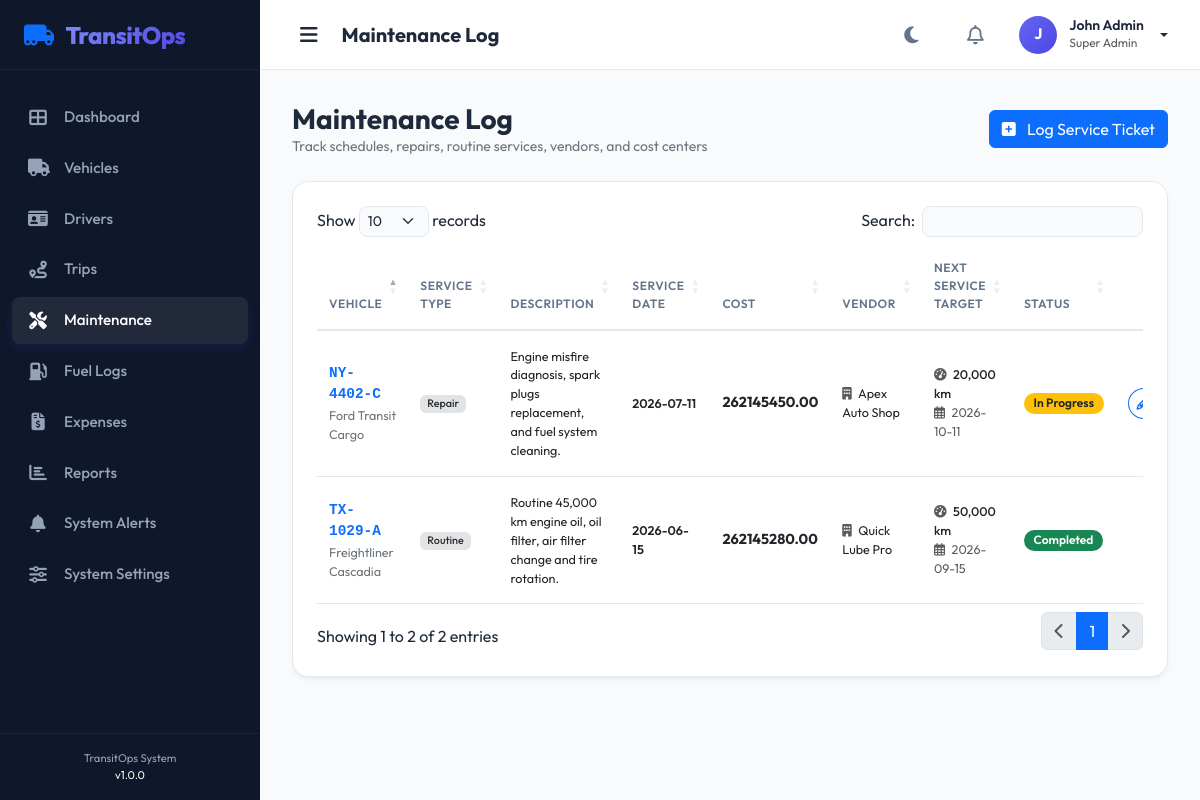
/maintenance (signed in), run on the app's committed database.
### tables this page shows
CREATE TABLE IF NOT EXISTS `maintenance` (
  `id` INT AUTO_INCREMENT PRIMARY KEY,
  `vehicle_id` INT NOT NULL,
  `type` VARCHAR(50) NOT NULL,  
  `description` TEXT NOT NULL,
  `date` DATE NOT NULL,
  `cost` DECIMAL(10, 2) NOT NULL,
  `vendor` VARCHAR(100) NOT NULL,
  `next_service_km` INT NOT NULL,
  `next_service_date` DATE NOT NULL,
  `status` VARCHAR(20) DEFAULT 'Pending',  
  `created_at` TIMESTAMP DEFAULT CURRENT_TIMESTAMP,
  `updated_at` TIMESTAMP DEFAULT CURRENT_TIMESTAMP ON UPDATE CURRENT_TIMESTAMP,
  FOREIGN KEY (`vehicle_id`) REFERENCES `vehicles` (`id`) ON DELETE CASCADE
);

CREATE TABLE IF NOT EXISTS `vehicles` (
  `id` INT AUTO_INCREMENT PRIMARY KEY,
  `registration_number` VARCHAR(30) NOT NULL UNIQUE,
  `name` VARCHAR(100) NOT NULL,
  `model` VARCHAR(100) NOT NULL,
  `type` VARCHAR(50) NOT NULL,  
  `manufacturer` VARCHAR(100) NOT NULL,
  `year` INT NOT NULL,
  `capacity` DECIMAL(10, 2) NOT NULL,  
  `odometer` INT NOT NULL DEFAULT 0,
  `purchase_cost` DECIMAL(12, 2) NOT NULL,
  `purchase_date` DATE NOT NULL,
  `insurance_expiry` DATE NOT NULL,
  `rc_expiry` DATE NOT NULL,
  `status` VARCHAR(20) DEFAULT 'Available',  
  `image_path` VARCHAR(255) NULL,
  `created_at` TIMESTAMP DEFAULT CURRENT_TIMESTAMP,
  `updated_at` TIMESTAMP DEFAULT CURRENT_TIMESTAMP ON UPDATE CURRENT_TIMESTAMP
);

### controllers/MaintenanceController.php (called while the page is built, shortened)
<?php
require_once dirname(__DIR__) . '/models/Maintenance.php';
require_once dirname(__DIR__) . '/helpers/AuthHelper.php';
class MaintenanceController extends Controller {
    private $maintenanceModel;
    private $vehicleModel;
    public function __construct() {
        $this->maintenanceModel = new Maintenance();
        $this->vehicleModel = new Vehicle();
    }
    public function index() {
        $history = $this->maintenanceModel->getHistoryWithDetails();
        $vehicles = $this->vehicleModel->where("status != 'Retired'", [], "name ASC");
        $this->view('maintenance/index', [
            'title' => 'Maintenance Schedule | TransitOps',
            'headerTitle' => 'Maintenance Log',
            'history' => $history,
            'vehicles' => $vehicles
        ]);
    }
}

### index.php (called while the page is built, shortened)
<?php
$requestUri = $_SERVER['REQUEST_URI'] ?? '/';
$requestMethod = $_SERVER['REQUEST_METHOD'] ?? 'GET';
$parsedUrl = parse_url($requestUri);
$path = $parsedUrl['path'] ?? '/';
$path = '/' . ltrim($path, '/');
$routes = require_once __DIR__ . '/config/routes.php';
$routeKey = $requestMethod . '|' . $path;
$handler = $routes[$routeKey] ?? null;
list($controllerName, $action) = explode('@', $handler);
$controllerInstance = new $controllerName();
try {
    $controllerInstance->$action();
} catch (Exception $e) {
    if (DEV_MODE) {
        die("An application error occurred: " . $e->getMessage() . "<br><pre>" . $e->getTraceAsString() . "</pre>");
    } else {
        http_response_code(500);
        die("An internal server error occurred. Please contact the administrator.");
    }
}

### helpers/AuthHelper.php (called while the page is built, shortened)
<?php
class AuthHelper {
    public static function isLoggedIn() {
        return isset($_SESSION['user_id']);
    }
    public static function userPermissions() {
        return $_SESSION['user_permissions'] ?? [];
    }
    public static function hasPermission($permission) {
        $permissions = self::userPermissions();
        if (in_array('all', $permissions)) {
            return true;
        }
        return in_array($permission, $permissions);
    }
}

### models/Maintenance.php (called while the page is built, shortened)
<?php
require_once dirname(__DIR__) . '/models/Model.php';
class Maintenance extends Model {
    public function getHistoryWithDetails() {
        $sql = "SELECT m.*, v.name as vehicle_name, v.registration_number
                FROM `maintenance` m
                JOIN `vehicles` v ON m.vehicle_id = v.id
                ORDER BY m.date DESC, m.created_at DESC";
        $stmt = self::query($sql);
        return $stmt->fetchAll();
    }
}

### config/database.php (called while the page is built)
<?php
class Database {
    private static $host = 'localhost';
    private static $db_name = 'transitops';
    private static $username = 'root';
    private static $password = '';
    private static $conn = null;
    public static function connect() {
        if (self::$conn === null) {
            try {
                $dsn = "mysql:host=" . self::$host . ";dbname=" . self::$db_name . ";charset=utf8mb4";
                $options = [
                    PDO::ATTR_ERRMODE            => PDO::ERRMODE_EXCEPTION,
                    PDO::ATTR_DEFAULT_FETCH_MODE => PDO::FETCH_ASSOC,
                    PDO::ATTR_EMULATE_PREPARES   => false,
                ];
                self::$conn = new PDO($dsn, self::$username, self::$password, $options);
            } catch (PDOException $e) {
                if (defined('DEV_MODE') && DEV_MODE) {
                    die("Database Connection Error: " . $e->getMessage());
                } else {
                    die("Database Connection Error. Please try again later.");
                }
            }
        }
        return self::$conn;
    }
}

### models/Model.php (called while the page is built, shortened)
<?php
require_once dirname(__DIR__) . '/config/database.php';
abstract class Model {
    protected static function db() {
        return Database::connect();
    }
    public static function query($sql, $params = []) {
        $stmt = self::db()->prepare($sql);
        $stmt->execute($params);
        return $stmt;
    }
}

### views/maintenance/index.php (the view, shortened to what this page needs)
<?php
require_once dirname(dirname(__DIR__)) . '/helpers/AuthHelper.php';
$isManagerOrSafety = AuthHelper::hasPermission('maintenance_manage');
?>
<div class="row mb-4 align-items-center">
    <div class="col-md-6">
        <h3 class="fw-bold mb-0">Maintenance Log</h3>
        <p class="text-secondary small mb-0">Track schedules, repairs, routine services, vendors, and cost centers</p>
    </div>
    <div class="col-md-6 text-md-end mt-3 mt-md-0">
        <?php if ($isManagerOrSafety): ?>
        <button class="btn btn-primary" onclick="openAddModal()">
            <i class="fas fa-plus-square me-2"></i> Log Service Ticket
        </button>
        <?php endif; ?>
    </div>
</div>
<div class="premium-card">
    <div class="table-responsive">
        <table id="maintenanceTable" class="table table-hover w-100 align-middle">
            <thead>
                <tr>
                    <th>Vehicle</th>
                    <th>Service Type</th>
                    <th>Description</th>
                    <th>Service Date</th>
                    <th>Cost</th>
                    <th>Vendor</th>
                    <th>Next Service Target</th>
                    <th>Status</th>
                    <th style="width: 120px;" class="text-end">Actions</th>
                </tr>
            </thead>
            <tbody>
                <?php foreach ($history as $m): ?>
                <tr>
                    <td>
                        <div class="fw-bold font-monospace text-primary"><?php echo htmlspecialchars($m['registration_number']); ?></div>
                        <div class="text-secondary small"><?php echo htmlspecialchars($m['vehicle_name']); ?></div>
                    </td>
                    <td>
                        <span class="badge bg-secondary-subtle text-secondary-emphasis fw-medium"><?php echo htmlspecialchars($m['type']); ?></span>
                    </td>
                    <td>
                        <div class="text-wrap small text-truncate-custom" style="max-width: 250px;" title="<?php echo htmlspecialchars($m['description']); ?>">
                            <?php echo htmlspecialchars($m['description']); ?>
                        </div>
                    </td>
                    <td>
                        <div class="small fw-semibold"><?php echo date('Y-m-d', strtotime($m['date'])); ?></div>
                    </td>
                    <td>
                        <div class="fw-bold text-dark"><?php echo CURRENCY_SYMBOL . number_format($m['cost'], 2); ?></div>
                    </td>
                    <td>
                        <div class="small"><i class="fas fa-building text-muted me-1"></i> <?php echo htmlspecialchars($m['vendor']); ?></div>
                    </td>
                    <td>
                        <div class="small fw-medium"><i class="fas fa-tachometer-alt text-muted me-1"></i> <?php echo number_format($m['next_service_km']); ?> km</div>
                        <?php
                        $daysToNext = (strtotime($m['next_service_date']) - time()) / 86400;
                        ?>
                        <div class="small text-muted mt-0.5">
                            <i class="far fa-calendar-alt me-1"></i>
                            <?php if ($daysToNext < 0 && $m['status'] !== 'Completed'): ?>
                                <span class="text-danger fw-semibold">Overdue</span>
                            <?php elseif ($daysToNext <= 7 && $m['status'] !== 'Completed'): ?>
                                <span class="text-warning fw-semibold">Due in <?php echo ceil($daysToNext); ?>d</span>
                            <?php else: ?>
                                <span><?php echo date('Y-m-d', strtotime($m['next_service_date'])); ?></span>
                            <?php endif; ?>
                        </div>
                    </td>
                    <td>
                        <?php
                        $badgeClass = 'bg-secondary';
                        if ($m['status'] === 'Pending') $badgeClass = 'bg-secondary text-light';
                        elseif ($m['status'] === 'In Progress') $badgeClass = 'bg-warning text-dark';
                        elseif ($m['status'] === 'Completed') $badgeClass = 'bg-success';
                        ?>
                        <span class="badge badge-premium <?php echo $badgeClass; ?>"><?php echo htmlspecialchars($m['status']); ?></span>
                    </td>
                    <td class="text-end">
                        <div class="d-inline-flex gap-1">
                            <?php if ($isManagerOrSafety): ?>
                                <button class="btn btn-outline-primary btn-sm rounded-circle" onclick="openEditModal(<?php echo $m['id']; ?>)" title="Edit Ticket">
                                    <i class="fas fa-pencil-alt"></i>
                                </button>
                            <?php else: ?>
                                <span class="text-muted small">Read Only</span>
                            <?php endif; ?>
                        </div>
                    </td>
                </tr>
                <?php endforeach; ?>
            </tbody>
        </table>
    </div>
</div>

### data on the page
maintenance: vehicle.registration_number "NY-4402-C", vehicle.name "Ford Transit Cargo", type "Repair", description "Engine misfire diagnosis, spark plugs replacement, and fuel system cleaning.", date "2026-07-11", cost "450.00", vendor "Apex Auto Shop", next_service_km "20,000", next_service_date "2026-10-11", status "In Progress"
maintenance: vehicle.registration_number "TX-1029-A", vehicle.name "Freightliner Cascadia", type "Routine", description "Routine 45,000 km engine oil, oil filter, air filter change and tire rotation.", date "2026-06-15", cost "280.00", vendor "Quick Lube Pro", next_service_km "50,000", next_service_date "2026-09-15", status "Completed"

### other printed values
VERSION "1.0.0"
$headerTitle "Maintenance Log"
$initials "J"
$name "John Admin"
AuthHelper::userRole() "Super Admin"
